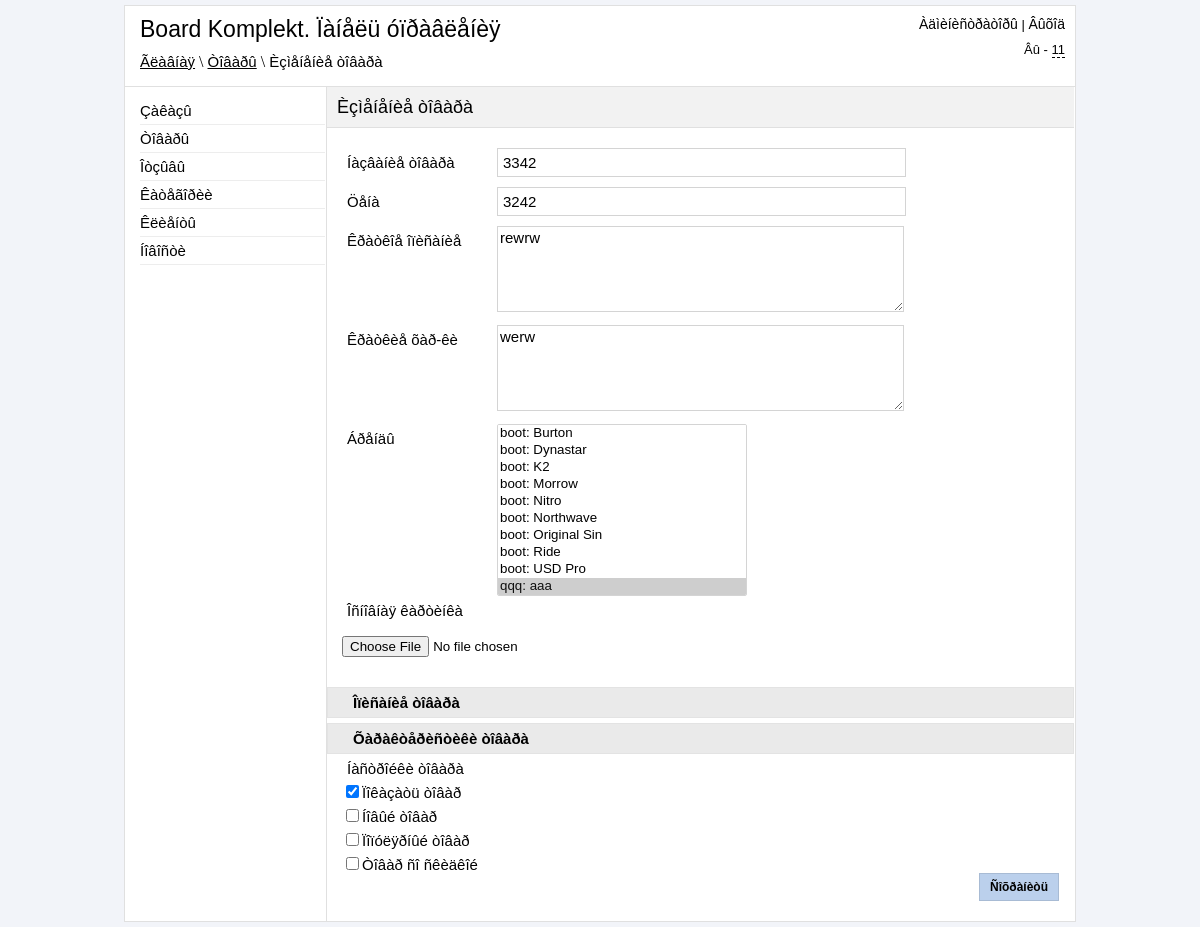
Page /admin/edit_product.php?id=18 (signed in) on the earlier database version.
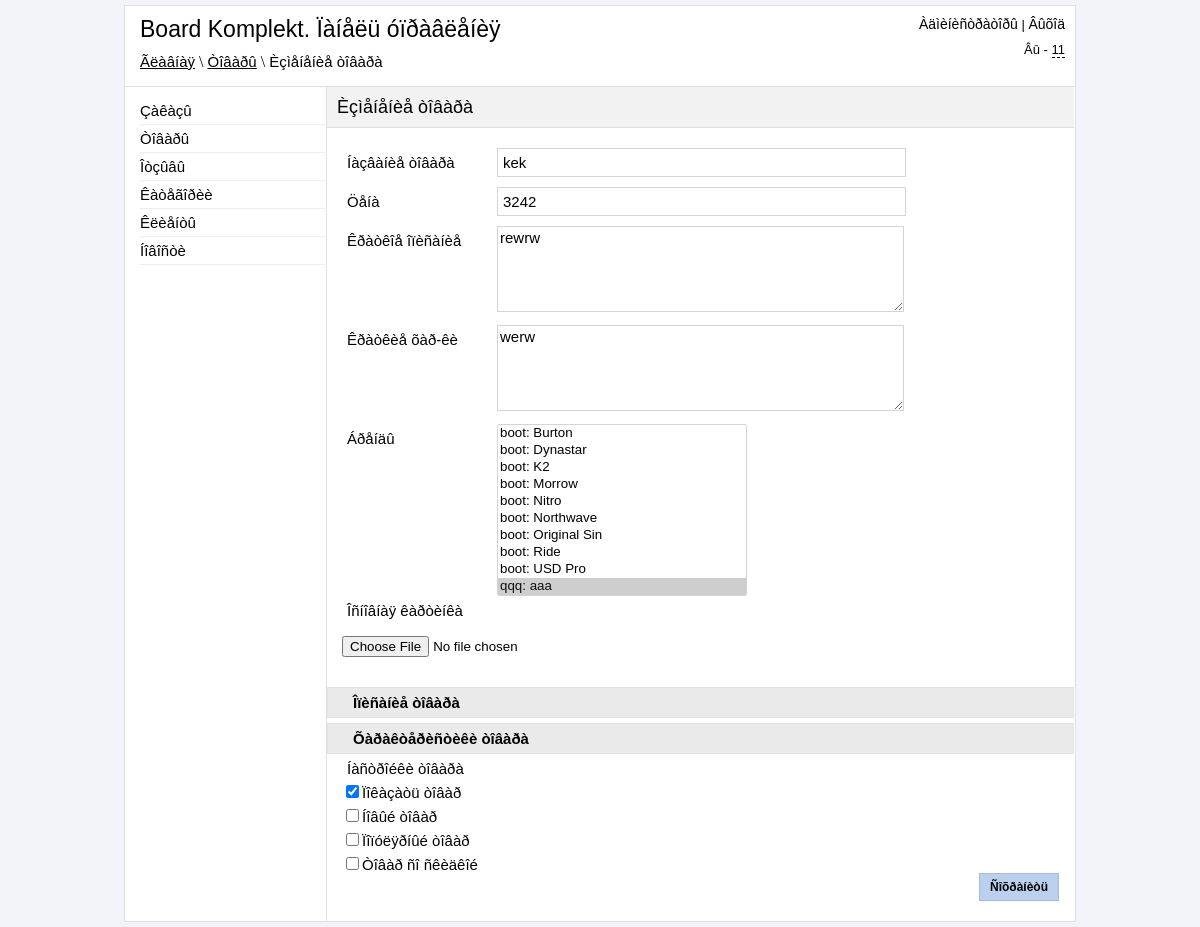
Same page on the later database version.
### tables this page shows
CREATE TABLE IF NOT EXISTS `table_products` (
  `products_id` int(11) NOT NULL AUTO_INCREMENT,
  `title` varchar(255) NOT NULL,
  `price` int(11) NOT NULL,
  `seo_words` text NOT NULL,
  `seo_description` text NOT NULL,
  `mini_description` varchar(280) NOT NULL,
  `image` varchar(255) NOT NULL,
  `description` text NOT NULL,
  `mini_features` varchar(280) NOT NULL,
  `features` text NOT NULL,
  `datetime` datetime NOT NULL,
  `new` tinyint(4) NOT NULL DEFAULT '0',
  `leader` tinyint(4) NOT NULL DEFAULT '0',
  `sale` tinyint(4) NOT NULL DEFAULT '0',
  `visible` tinyint(4) NOT NULL DEFAULT '0',
  `brand_id` int(11) NOT NULL,
  PRIMARY KEY (`products_id`),
  KEY `products_id` (`products_id`),
  KEY `products_id_2` (`products_id`),
  KEY `brand_id` (`brand_id`)
);

### admin/include/functions.php (called while the page is built)
<?php
function clear_strings($clear_string)
{
    $clear_string = strip_tags($clear_string);
    $clear_string = mysql_real_escape_string($clear_string);
    $clear_string = trim($clear_string);
    return $clear_string;
}
?>

### admin/edit_product.php (the view, shortened to what the changed rows need)
<?php
	if ($_SESSION['auth_admin'] == "yes_auth")
	{
		include("include/db_connect.php");
        include("include/functions.php");
        $id = clear_strings($_GET["id"]);
        include("include/checking_fields_edit_product.php");
?>
<!DOCTYPE HTML>
<html>
<head>
	<link href ="css/reset.css" rel="stylesheet" type="text/css" />
	<link href ="css/style.css" rel="stylesheet" type="text/css" />
</head>
<body>
<div class="block-body">
	<div class="block-content">
        <?php
            $result = mysql_query("SELECT * FROM table_products WHERE products_id='$id'", $link);
            if (mysql_num_rows($result) > 0)
            {
                $row = mysql_fetch_array($result);
                do
                {
                    echo '
                        <form enctype="multipart/form-data" method="post">
            <ul class="edit-product">
                <li>
                    <label>Íàçâàíèå òîâàðà</label>
                    <input type="text" name="form-title" value="'.$row["title"].'" />
                </li>
                <li>
                    <label>Öåíà</label>
                    <input type="text" name="form-price" value="'.$row["price"].'" />
                </li>
                <li>
                    <label>Êðàòêîå îïèñàíèå</label>
                    <textarea name="form-seo-description">'.$row["mini_description"].'</textarea>
                </li>
                <li>
                    <label>Êðàòêèå õàð-êè</label>
                    <textarea name="form-seo-features">'.$row["mini_features"].'</textarea>
                </li>
                <li>
                    <label>Áðåíäû</label>
                    <select name="form-brand" size="10">
                    ';
	                       $brand = mysql_query("SELECT * FROM brands", $link);
                           if(mysql_num_rows($brand) > 0)
                           {
                                $result_brand = mysql_fetch_array($brand);
                                do
                                {
                                    $str1 = $result_brand["id"];
                                    $str2 = $row["brand_id"];
                                    if ($str1 == $str2)
                                    {
                                        echo '
                                        <option selected value = "'.$result_brand["id"].'">'.$result_brand["category"].': '.$result_brand["brand"].'</option>
                                    ';
                                    }
                                    else
                                    {
                                    echo '
                                        <option value = "'.$result_brand["id"].'">'.$result_brand["category"].': '.$result_brand["brand"].'</option>
                                    ';
                                    }
                                } while ($result_brand = mysql_fetch_array($brand));
                           }
                           echo'
                                 </select>
                </li>
            </ul>
            ';
            if (strlen($row["image"]) > 0 && file_exists("../upload_images/".$row["image"]))
            {
                $img_path = "../upload_images/".$row["image"];
                $max_width = 110;
                $max_height = 160;
                $width = 110;
                $height = 160;
            echo '
            <label class="label-image">Îñíîâíàÿ êàðòèíêà</label>
            <div class="baseimg">
                <img src="'.$img_path.'" width="'.$width.'" height="'.$height.'" />
                <a href="edit_product.php?id='.$row["products_id"].'&img='.$row["image"].'&action=delete"></a>
            </div>
            ';
            }
            else
            {
              echo '   <label class="label-image">Îñíîâíàÿ êàðòèíêà</label>
                <div class="base-img">
                    <input type="hidden" name="MAX_FILE_SIZE" value="5000000" />
                    <input type="file" name="image-upload"/>
                </div> ';
            }
            echo '
            <h3 class="click-header">Îïèñàíèå òîâàðà</h3>
            <div class="div-editor1">
                <textarea id="editor1" name="txt1" cols="100" rows="20">'.$row["description"].'</textarea>
                    <script type="text/javascript">
                        var ckeditor1 = CKEDITOR.replace( "editor1" );
                        AjexFileManager.init({
                            returnTo: "ckeditor",
                            editor: ckeditor1
                        });
                    </script>
            </div>
            <h3 class="click-header">Õàðàêòåðèñòèêè òîâàðà</h3>
            <div class="div-editor2">
                <textarea id="editor2" name="txt2" cols="100" rows="20">'.$row["features"].'</textarea>
                    <script>
                        var ckeditor1 = CKEDITOR.replace( "editor2" );
                        AjexFileManager.init({
                            returnTo: "ckeditor",
                            editor: ckeditor2
                        });
                    </script>
            </div>
            ';
            if ($row["visible"] == 1) $checked1 = "checked";
            echo '
            <h3 class="titleh3">Íàñòðîéêè òîâàðà</h3>
            <ul class="checkbox">
                <li><input type="checkbox" name="visible" id="visible" '.$checked1.' /><label for="visible">Ïîêàçàòü òîâàð</label></li>
                <li><input type="checkbox" name="new" id="new" '.$checked2.' /><label for="new">Íîâûé òîâàð</label></li>
                <li><input type="checkbox" name="leader" id="leader" '.$checked3.' /><label for="leader">Ïîïóëÿðíûé òîâàð</label></li>
                <li><input type="checkbox" name="sale" id="sale" '.$checked4.' /><label for="sale">Òîâàð ñî ñêèäêîé</label></li>
            </ul>
            <p align="right"><input type="submit" class="submit-form" name="submit_save" value="Ñîõðàíèòü"/></p>
        </form>
                           ';
                           } while($row = mysql_fetch_array($result));
                           }
?>
    </div>
</div>
</body>
</html>
<?php
	}
	else
	{
		header("Location: login.php");
	}
?>

Differences in the rows shown:
changed table_products "rewrw": form-title "3342" → "kek"
